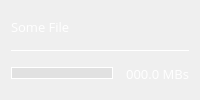
                     <widget class="QWidget" name="topBarActionPage">
                      <layout class="QVBoxLayout" name="verticalLayout_12">
                       <item>
                        <widget class="QLabel" name="actionLabel">
                         <property name="sizePolicy">
                          <sizepolicy hsizetype="Ignored" vsizetype="Preferred">
                           <horstretch>0</horstretch>
                           <verstretch>0</verstretch>
                          </sizepolicy>
                         </property>
                         <property name="font">
                          <font>
                           <family>Open Sans</family>
                           <pointsize>10</pointsize>
                          </font>
                         </property>
                         <property name="styleSheet">
                          <string notr="true">color: white;</string>
                         </property>
                         <property name="text">
                          <string>Some File</string>
                         </property>
                        </widget>
                       </item>
                       <item>
                        <widget class="Line" name="line">
                         <property name="styleSheet">
                          <string notr="true">color:white;</string>
                         </property>
                         <property name="frameShadow">
                          <enum>QFrame::Plain</enum>
                         </property>
                         <property name="orientation">
                          <enum>Qt::Horizontal</enum>
                         </property>
                        </widget>
                       </item>
                       <item>
                        <layout class="QHBoxLayout" name="horizontalLayout_25">
                         <item>
                          <widget class="QProgressBar" name="progressBar">
                           <property name="sizePolicy">
                            <sizepolicy hsizetype="MinimumExpanding" vsizetype="Fixed">
                             <horstretch>0</horstretch>
                             <verstretch>0</verstretch>
                            </sizepolicy>
                           </property>
                           <property name="maximumSize">
                            <size>
                             <width>16777215</width>
                             <height>12</height>
                            </size>
                           </property>
                           <property name="styleSheet">
                            <string notr="true">QProgressBar:horizontal {
border: 1px solid white;
background: rgb(225,225,225);

}
QProgressBar::chunk:horizontal {
background: rgb(227, 81, 23)
}</string>
                           </property>
                           <property name="value">
                            <number>0</number>
                           </property>
                           <property name="alignment">
                            <set>Qt::AlignCenter</set>
                           </property>
                           <property name="format">
                            <string/>
                           </property>
                          </widget>
                         </item>
                         <item>
                          <widget class="QLabel" name="speedLabel">
                           <property name="minimumSize">
                            <size>
                             <width>70</width>
                             <height>0</height>
                            </size>
                           </property>
                           <property name="maximumSize">
                            <size>
                             <width>70</width>
                             <height>16777215</height>
                            </size>
                           </property>
                           <property name="font">
                            <font>
                             <family>Open Sans</family>
                             <pointsize>10</pointsize>
                            </font>
                           </property>
                           <property name="styleSheet">
                            <string notr="true">color:white;</string>
                           </property>
                           <property name="text">
                            <string>000.0 MBs</string>
                           </property>
                           <property name="alignment">
                            <set>Qt::AlignRight|Qt::AlignTrailing|Qt::AlignVCenter</set>
                           </property>
                          </widget>
                         </item>
                        </layout>
                       </item>
                      </layout>
                     </widget>
